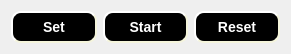
   <widget class="QWidget" name="horizontalLayoutWidget_7">
    <property name="geometry">
     <rect>
      <x>975</x>
      <y>100</y>
      <width>291</width>
      <height>51</height>
     </rect>
    </property>
    <layout class="QHBoxLayout" name="horizontalLayout_5">
     <item>
      <widget class="QPushButton" name="timerSet">
       <property name="styleSheet">
        <string notr="true">QPushButton#timerSet {
    border-style: outset;
    border-width: 2px;
    border-radius: 10px;
    border-color: beige;
    font: bold 14px;
     
    padding: 6px;
    background-color: #000000;
    color:#FFFFFF;
   
}
QPushButton#timerSet:pressed {
    background-color: gray;
    border-style: inset;
}
</string>
       </property>
       <property name="text">
        <string>Set</string>
       </property>
      </widget>
     </item>
     <item>
      <widget class="QPushButton" name="startButton">
       <property name="styleSheet">
        <string notr="true">QPushButton#startButton {
    border-style: outset;
    border-width: 2px;
    border-radius: 10px;
    border-color: beige;
    font: bold 14px;
     
    padding: 6px;
    background-color: #000000;
    color:#FFFFFF;
   
}
QPushButton#startButton:pressed {
    background-color: gray;
    border-style: inset;
}
</string>
       </property>
       <property name="text">
        <string>Start</string>
       </property>
      </widget>
     </item>
     <item>
      <widget class="QPushButton" name="resetButton">
       <property name="styleSheet">
        <string notr="true">QPushButton#resetButton {
    border-style: outset;
    border-width: 2px;
    border-radius: 10px;
    border-color: beige;
    font: bold 14px;
     
    padding: 6px;
    background-color: #000000;
    color:#FFFFFF;
   
}
QPushButton#resetButton:pressed {
    background-color: gray;
    border-style: inset;
}
</string>
       </property>
       <property name="text">
        <string>Reset</string>
       </property>
      </widget>
     </item>
    </layout>
   </widget>
